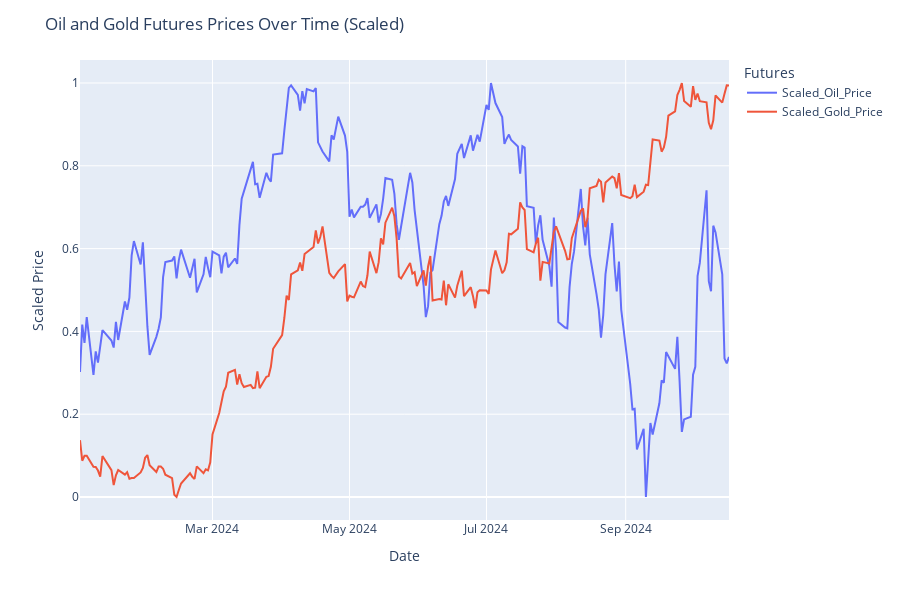

The code cell stored with this chart in its notebook:
### Markdown cell above
Below, we want to take a look at what the data looks like, so we scale the two prices to values between 0 and 1, where 0 represents the lowest point in the dataset, and 1 being the highest point. This is helpful since it allows us to see the data in a more simpler way, and rather than two far apart values. This is commonly used in machine learning algorithms to standarize data in order to be trained. Below are the two plotted against each other.

### Code cell
# Normalize the prices by scaling them
merged_df['Scaled_Oil_Price'] = (merged_df['Oil_Last_Price'] - merged_df['Oil_Last_Price'].min()) / (merged_df['Oil_Last_Price'].max() - merged_df['Oil_Last_Price'].min())
merged_df['Scaled_Gold_Price'] = (merged_df['Gold_Last_Price'] - merged_df['Gold_Last_Price'].min()) / (merged_df['Gold_Last_Price'].max() - merged_df['Gold_Last_Price'].min())

# Plot the data using Plotly Express
fig = px.line(merged_df, x='Time', y=['Scaled_Oil_Price', 'Scaled_Gold_Price'], labels={
    'Time': 'Date',
    'value': 'Scaled Price',
    'variable': 'Futures Price'
})

# Update the layout to enhance the graph's visibility
fig.update_layout(
    title="Oil and Gold Futures Prices Over Time (Scaled)",
    xaxis_title="Date",
    yaxis_title="Scaled Price",
    legend_title="Futures",
    width=900,
    height=600
)

# Show the plot
fig.show()

### Figure 1 — Plotly figure (JSON) as saved in the notebook; plotly's stock layout.template omitted (floating-point values rounded to 4 significant figures; data arrays with more than 128 entries replaced by an {"elided": "..."} marker saying what was removed)
{"data": [{"hovertemplate": "Futures Price=Scaled_Oil_Price<br>Date=%{x}<br>Scaled Price=%{y}<extra></extra>", "legendgroup": "Scaled_Oil_Price", "line": {"color": "#636efa", "dash": "solid"}, "marker": {"symbol": "circle"}, "mode": "lines", "name": "Scaled_Oil_Price", "orientation": "v", "showlegend": true, "type": "scatter", "x": {"elided": "201 str values"}, "xaxis": "x", "y": {"elided": "201 float values"}, "yaxis": "y"}, {"hovertemplate": "Futures Price=Scaled_Gold_Price<br>Date=%{x}<br>Scaled Price=%{y}<extra></extra>", "legendgroup": "Scaled_Gold_Price", "line": {"color": "#EF553B", "dash": "solid"}, "marker": {"symbol": "circle"}, "mode": "lines", "name": "Scaled_Gold_Price", "orientation": "v", "showlegend": true, "type": "scatter", "x": {"elided": "201 str values"}, "xaxis": "x", "y": {"elided": "201 float values"}, "yaxis": "y"}], "layout": {"height": 600, "legend": {"title": {"text": "Futures"}, "tracegroupgap": 0}, "margin": {"t": 60}, "title": {"text": "Oil and Gold Futures Prices Over Time (Scaled)"}, "width": 900, "xaxis": {"anchor": "y", "domain": [0, 1], "title": {"text": "Date"}}, "yaxis": {"anchor": "x", "domain": [0, 1], "title": {"text": "Scaled Price"}}}}
